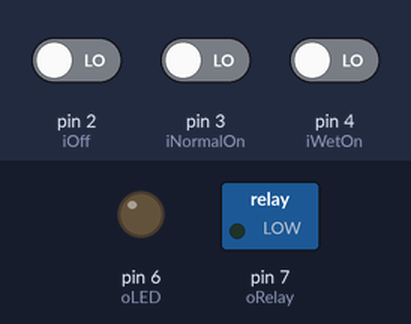
This sketch was run on a simulated Arduino Uno, built with avr-gcc and run on an emulated ATmega328P. On the bench: switched loads named in the sketch (green lamp = pin HIGH), output pins drawn as LEDs (lit = HIGH). Dashed ring = blinking. The test bench sets the inputs (shaded band); at power-on: pin 4 (iWetOn) LOW, pin 2 (iOff) LOW, pin 3 (iNormalOn) LOW.

Above: at 1.2 s.
1.3 s: pin 4 (iWetOn) driven HIGH
At 1.37 s:
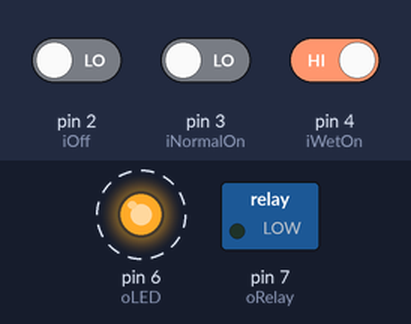
4.3 s: pin 2 (iOff) driven HIGH and pin 3 (iNormalOn) driven HIGH
At 4.8 s:
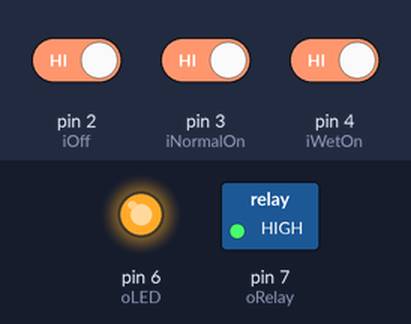
Timing chart, 0 to 7.3 s (numbered marks = the images above; inputs shaded):
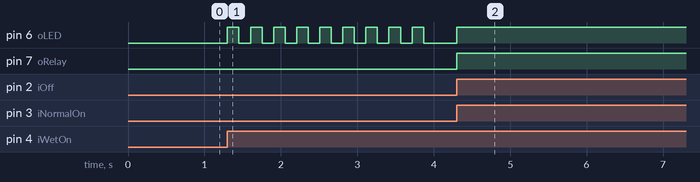

Measured:
- after the input at 1.3 s, pin 6 (oLED): alternates HIGH for 0.15 s and LOW for 0.15 s, starting at once
- after the input at 4.3 s, pin 7 (oRelay): LOW → HIGH at once

The sketch:

igniterDriver.pde
```cpp
int iNormalOn = 3;
int iWetOn = 4;
int iOff = 2;
int oLED = 6;
int oRelay = 7;

volatile int okToRun = true;
unsigned long nextRelayTime;
unsigned long nextLedTime;
int i;
int j;
int relayState;
int ledState;
int blinkCount;

//*********************constants relating to the igniter on times
#define PROGRAMSTEPS 3 // how many stages are in the program specified by delayProgram
long delayProgram[PROGRAMSTEPS][3] = {  // program for wet start cycle, multiple stages of the pattern, each pattern goes like {time on(ms), time off(ms), repeat count}
                          {4, 500, 400},
                          {50, 500, 40},
                          {300, 500, 20}};
#define IGNITERONTIME 60000 // how long it stays on for once in the fully on mode

//*********************constants for LED blinks n crap
#define COUNTDOWNINTERVAL 30 // on the LED blink countdown, this is the interval length. so if it's 15, one blink = 15 seconds left
#define LEDONTIME 150
#define LEDSHORTOFFTIME 150
#define LEDLONGOFFTIME 1000

void setup (){
  pinMode(iNormalOn, INPUT);
  pinMode(iWetOn, INPUT);
  pinMode(iOff, INPUT);
  pinMode(oLED, OUTPUT);
  pinMode(oRelay, OUTPUT);
  attachInterrupt(0, doShutOff, RISING);
  digitalWrite(oRelay, LOW);
  digitalWrite(oLED, LOW);
}

void loop (){
  if (digitalRead(iNormalOn)){
    okToRun = true;
    doNormalOn();
  }
  if (digitalRead(iWetOn)){
    okToRun = true;
    doWetOn();
  }
}

void doNormalOn(){// turn on for a fixed time, then turn off
  digitalWrite (oLED, HIGH);
  digitalWrite (oRelay, HIGH);
  nextRelayTime = millis() + IGNITERONTIME;
  while (millis()< nextRelayTime && okToRun){
    //hang out n wait
  }
  digitalWrite (oLED, LOW);
  digitalWrite (oRelay, LOW);
}

void doWetOn (){// do the wet start cycle, then call doNormalOn
  relayState = LOW;
  ledState = LOW;
  nextLedTime = 0;
  nextRelayTime = 0;
  i=0;
  blinkCount = 0;
  while (i<PROGRAMSTEPS) {
    j=0;
    while (j<delayProgram[i][2] && okToRun){
      if (millis() > nextRelayTime){
        if (relayState) {
          relayState = LOW;
          nextRelayTime = millis() + delayProgram[i][1];
          j++;
        }
        else {
          relayState = HIGH;
          nextRelayTime = millis() + delayProgram[i][0];
        }
        digitalWrite (oRelay, relayState);
      }
      if (millis() > nextLedTime){
        if (ledState){
          blinkCount++;
          if (blinkCount > getBlinks(i, j)){
            blinkCount = 0;
            nextLedTime = millis() + LEDLONGOFFTIME;
          }
          else {
            nextLedTime = millis() + LEDSHORTOFFTIME;
          }
        }
        else {
          nextLedTime = millis() + LEDONTIME;
        }
        ledState = ledState?LOW:HIGH;
        digitalWrite (oLED, ledState);
      }

    }
    i++;
  }
  if (okToRun){
    doNormalOn();
  }
}


int getBlinks(int currentBigStep, int currentLittleStep){
  int totalSecondsLeft = 0;
  int blinks;
  int bigStep = PROGRAMSTEPS - 1;
  while (bigStep > currentBigStep){
    totalSecondsLeft += (delayProgram[bigStep][2]) * (delayProgram[bigStep][0] + delayProgram[bigStep][1]) / 1000;
    bigStep --;
  }
  totalSecondsLeft += (delayProgram[currentBigStep][2] - currentLittleStep) * (delayProgram[currentBigStep][0] + delayProgram[currentBigStep][1]) / 1000;
  blinks = (totalSecondsLeft + COUNTDOWNINTERVAL / 2) / COUNTDOWNINTERVAL;
  return blinks;
}


void doShutOff(){// called when the stop button is pressed
  digitalWrite (oLED, LOW);
  digitalWrite (oRelay, LOW);
  okToRun = false;// tell the other routines that might be inturrupted to just finish the loop and not turn on again
}
```
